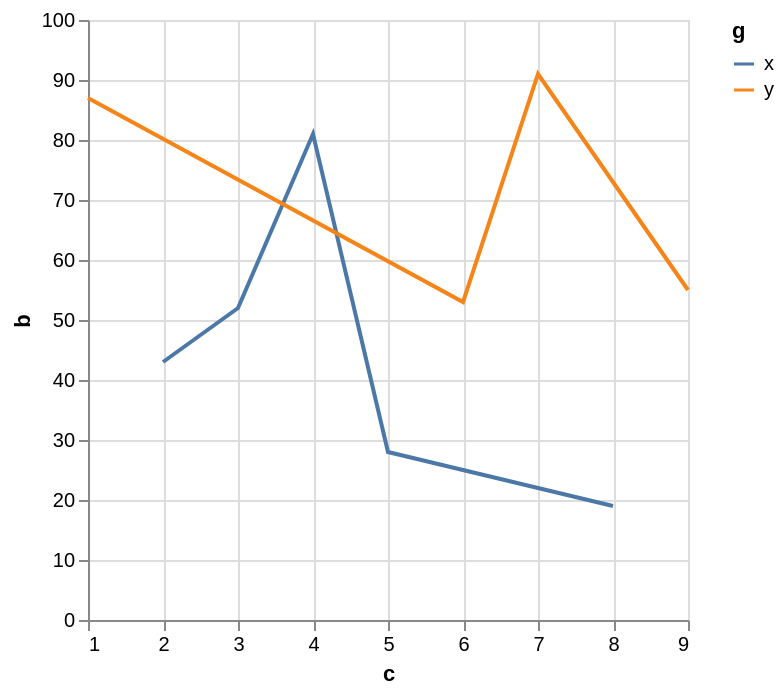

Here is the Vega-Lite specification saved for this chart:
### Vega specification from a JSON file in a GitHub repository (floating-point values rounded to 4 significant figures)
{"$schema": "https://vega.github.io/schema/vega/v6.json", "background": "white", "padding": 5, "width": 300, "height": 300, "style": "cell", "data": [{"name": "source_0", "values": [{"a": "A", "b": 28, "c": 5, "g": "x"}, {"a": "B", "b": 55, "c": 9, "g": "y"}, {"a": "C", "b": 43, "c": 2, "g": "x"}, {"a": "D", "b": 91, "c": 7, "g": "y"}, {"a": "E", "b": 81, "c": 4, "g": "x"}, {"a": "F", "b": 53, "c": 6, "g": "y"}, {"a": "G", "b": 19, "c": 8, "g": "x"}, {"a": "H", "b": 87, "c": 1, "g": "y"}, {"a": "I", "b": 52, "c": 3, "g": "x"}]}, {"name": "data_0", "source": "source_0", "transform": [{"type": "formula", "expr": "toNumber(datum[\"c\"])", "as": "c"}]}], "marks": [{"name": "pathgroup", "type": "group", "from": {"facet": {"name": "faceted_path_main", "data": "data_0", "groupby": ["g"]}}, "encode": {"update": {"width": {"field": {"group": "width"}}, "height": {"field": {"group": "height"}}}}, "marks": [{"name": "marks", "type": "line", "style": ["line"], "sort": {"field": "x"}, "from": {"data": "faceted_path_main"}, "encode": {"update": {"stroke": {"scale": "color", "field": "g"}, "description": {"signal": "\"c: \" + (format(datum[\"c\"], \"\")) + \"; b: \" + (format(datum[\"b\"], \"\")) + \"; g: \" + (isValid(datum[\"g\"]) ? isArray(datum[\"g\"]) ? join(datum[\"g\"], ' ') : datum[\"g\"] : \"\"+datum[\"g\"])"}, "x": {"scale": "x", "field": "c"}, "y": {"scale": "y", "field": "b"}, "defined": {"signal": "isValid(datum[\"c\"]) && isFinite(+datum[\"c\"]) && isValid(datum[\"b\"]) && isFinite(+datum[\"b\"])"}}}}]}], "scales": [{"name": "x", "type": "linear", "domain": {"data": "data_0", "field": "c"}, "range": [0, {"signal": "width"}], "nice": true, "zero": false}, {"name": "y", "type": "linear", "domain": {"data": "data_0", "field": "b"}, "range": [{"signal": "height"}, 0], "nice": true, "zero": true}, {"name": "color", "type": "ordinal", "domain": {"data": "data_0", "field": "g", "sort": true}, "range": "category"}], "axes": [{"scale": "x", "orient": "bottom", "gridScale": "y", "grid": true, "tickCount": {"signal": "ceil(width/40)"}, "domain": false, "labels": false, "aria": false, "maxExtent": 0, "minExtent": 0, "ticks": false, "zindex": 0}, {"scale": "y", "orient": "left", "gridScale": "x", "grid": true, "tickCount": {"signal": "ceil(height/40)"}, "domain": false, "labels": false, "aria": false, "maxExtent": 0, "minExtent": 0, "ticks": false, "zindex": 0}, {"scale": "x", "orient": "bottom", "grid": false, "title": "c", "labelFlush": true, "labelOverlap": true, "tickCount": {"signal": "ceil(width/40)"}, "zindex": 0}, {"scale": "y", "orient": "left", "grid": false, "title": "b", "labelOverlap": true, "tickCount": {"signal": "ceil(height/40)"}, "zindex": 0}], "legends": [{"stroke": "color", "symbolType": "stroke", "title": "g"}]}
